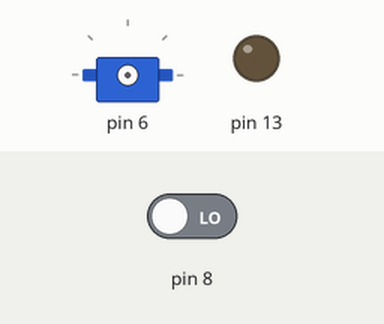
Simulated run of this sketch. Board: Arduino Uno, built with avr-gcc and run on an emulated ATmega328P. On the bench: servo, output pins drawn as LEDs (lit = HIGH). The test bench sets the inputs (shaded band); at power-on: pin 8 LOW.

Above: at 1.2 s.
1.3 s: pin 8 driven HIGH
At 1.45 s:
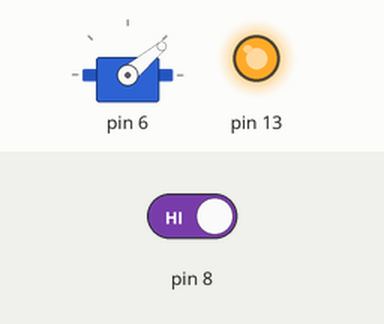
At 2.05 s:
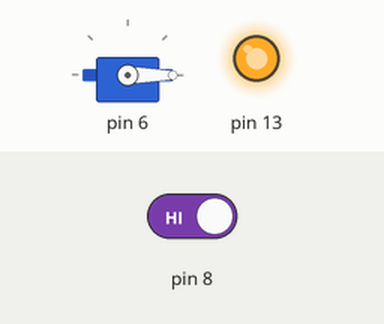
4.3 s: pin 8 driven LOW
At 5.0 s:
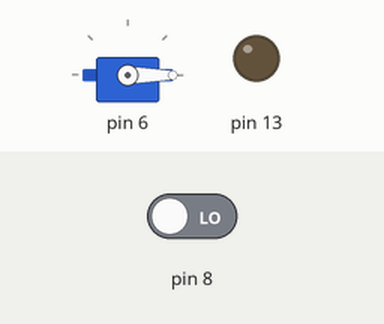
Timing chart, 0 to 7.3 s (numbered marks = the images above; inputs shaded):
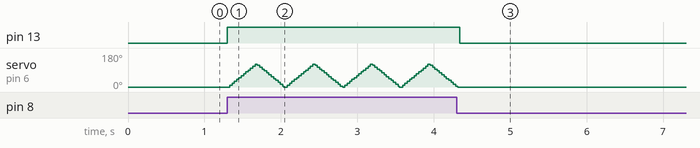

Measured:
- after the input at 4.3 s, pin 13: HIGH → LOW at once; servo on pin 6: goes on until 4.3 s, then stays 0°

The sketch:

FrontDoor4Receiver.ino
```cpp
#include "Receiver.h"
#include <Servo.h>
#include "Bell.h"

Receiver receiver(8);
Bell bell(6);

void setup() {
  pinMode(13,OUTPUT);
}

void loop() {
  if(receiver.isOn()){
    digitalWrite(13,HIGH);
    bell.ring();
  }else{
    digitalWrite(13,LOW);
  }
  delay(25);
}
```

Bell.cpp
```cpp
#include "Bell.h"

Bell::Bell(int pin){
  _pin = pin;
  //pinMode(_pin, OUTPUT);
  _pos = 0;
}

void Bell::ring(){
  myservo.attach(_pin);  // attaches the servo on pin 9 to the servo object
  left();
  right();
  left();
  right();
  left();
  right();
  left();
  right();
  myservo.detach();
}

void Bell::left(){
  for(_pos = 0; _pos <= 120; _pos += 5) // goes from 0 degrees to 180 degrees
  {                                  // in steps of 1 degree
    myservo.write(_pos);              // tell servo to go to _position in variable '_pos'
    delay(15);                       // waits 15ms for the servo to reach the _position
  }
}
void Bell::right(){
  for(_pos = 120; _pos>=0; _pos-=5)     // goes from 180 degrees to 0 degrees
  {
    myservo.write(_pos);              // tell servo to go to _position in variable '_pos'
    delay(15);                       // waits 15ms for the servo to reach the _position
  }
}
```

Bell.h
```cpp
#include "Arduino.h"
#include <Servo.h>

class Bell{
  public:
    Bell(int pin);
    void ring();
  private:
    void left();
    void right();
    Servo myservo;
    int _pin;
    int _pos;
};
```

Receiver.cpp
```cpp
#include "Receiver.h"

Receiver::Receiver(int pin){
  _pin = pin;
  pinMode(_pin, INPUT);
}

boolean Receiver::isOn(){
  return digitalRead(_pin) == HIGH;
}
```

Receiver.h
```cpp
#include "Arduino.h"

class Receiver {
  public:
    Receiver(int pin);
    boolean isOn();
  private:
    int _pin;
};
```
